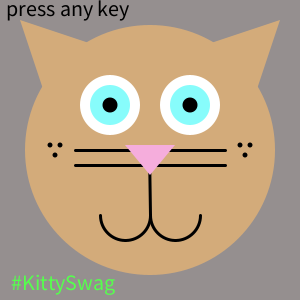
Frame 1 (no input)
Frame 60 (the mouse pressed at the canvas centre just before this capture): identical to frame 1, image omitted
Frame 120 (the mouse held since frame 60 and released just before this capture): identical to frame 1, image omitted

The Processing sketch that drew this single still picture (run headless with seeded random() and noise(); from frame 60 on, the mouse is pressed at the canvas centre):

// Processing sketch: processing_130999
// ── processing_130999.pde

/*

Tiffany Vedua - CAT DEVIL 

*/


boolean change = false;
String keyz = "press any key";
int eyeHeight = -45;
int eyeSize;
int irisSize;
int pupilSize;
int rCol,gCol,bCol;
int rColFace,gColFace,bColFace;
int rColNose,gColNose,bColNose;
int brow1, brow2, brow3;

void setup(){
size(300,300);
background(149,143,143);
}

void draw(){
translate(150,150);

  
  if (change == true){
    background(0);
    eyeSize = 75;
    irisSize = 50;
    pupilSize = 30;
    rCol=255;
    gCol=0;
    bCol=0; 
    rColFace=255;
    gColFace=0;
    bColFace=0; 
    rColNose=0;
    gColNose=0;
    bColNose=0;
    brow1=0;
    brow2=0;
    brow3=0;
    fill(255,255,255);
    text("#KittySwag",28,140);
  } 
  if (change == false){
    background(149,143,143);
    eyeSize = 60;
    irisSize = 40;
    pupilSize = 15;
    rCol=135;
    gCol=252;
    bCol=251;  
    rColFace=211;
    gColFace=171;
    bColFace=122; 
    rColNose=245;
    gColNose=173;
    bColNose=220;
    brow1=211;
    brow2=171;
    brow3=122;
    textSize(22);
    fill(85,255,77);
    text("#KittySwag",-140,140);

  }
  cat();
  smooth();
  text(keyz,-145,-135);
}
 
void keyPressed(){
  change =! change;
  keyz = ("");
}
  
  
  
void cat(){
  
//FACE
noStroke();
fill(rColFace,gColFace,bColFace);
ellipse(0,0,250,250);

//EARS
triangle(-130,-130,-10,-90,-90,-10);
triangle(10,-90,90,-10,130,-130);


//EYES
fill(255,255,255);
ellipse(-40,eyeHeight,eyeSize,eyeSize);
ellipse(40,eyeHeight,eyeSize,eyeSize);
fill(rCol,gCol,bCol);
ellipse(-40,eyeHeight,irisSize,irisSize);
ellipse(40,eyeHeight,irisSize,irisSize);
fill(0);
ellipse(-40,eyeHeight,pupilSize,pupilSize);
ellipse(40,eyeHeight,pupilSize,pupilSize);

//BROWS
strokeWeight(8);
stroke(brow1,brow2,brow3); 
line(-100,-100,0,-70);
line(100,-100,0,-70);


//MOUTH
strokeWeight(3);
stroke(0); 
line(-1,0,0,65);
noFill();
arc(-25,65,50,50,0,PI);
arc(25,65,50,50,0,PI);

//NOSE
strokeWeight(3);
stroke(0); 
line(-75,0,75,0);      //    WHISKERS
line(-75,15,75,15);
noStroke();
fill(rColNose,gColNose,bColNose);
triangle(0,25,-25,-5,25,-5);

//DOTS
fill(0);
//LEFT
ellipse(-100,-5,5,5);
ellipse(-90,-5,5,5);
ellipse(-95,5,5,5);
//RIGHT
ellipse(100,-5,5,5);
ellipse(90,-5,5,5);
ellipse(95,5,5,5);

}
